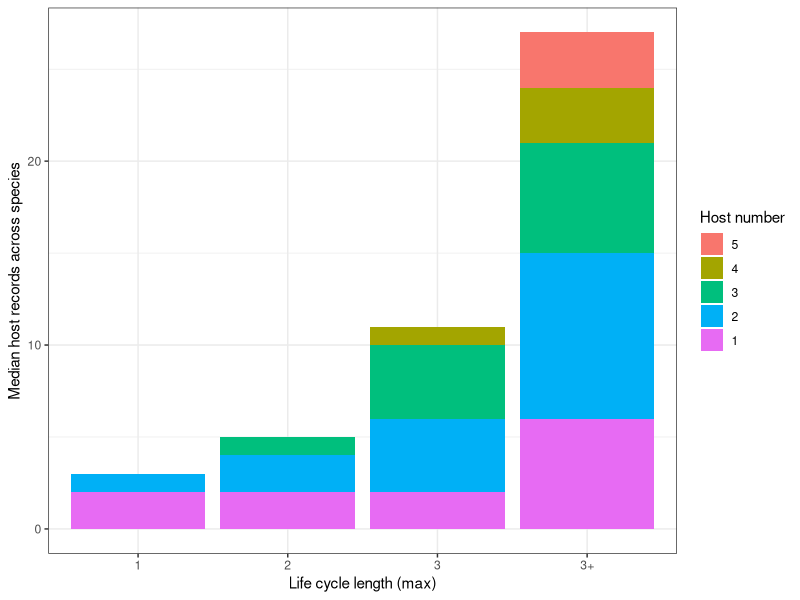
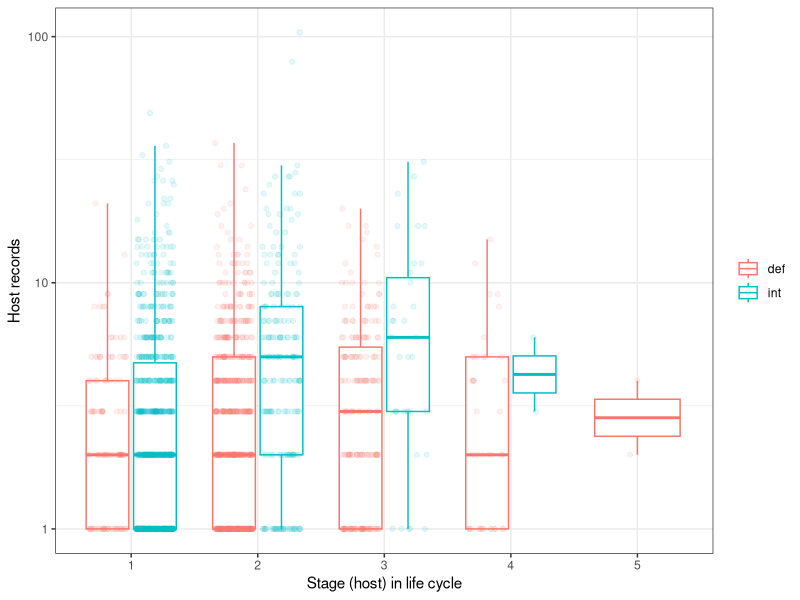
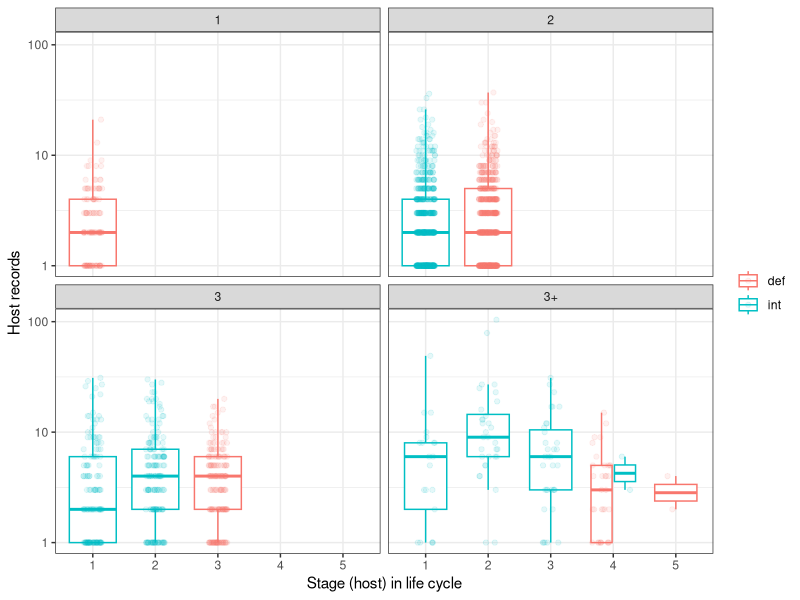
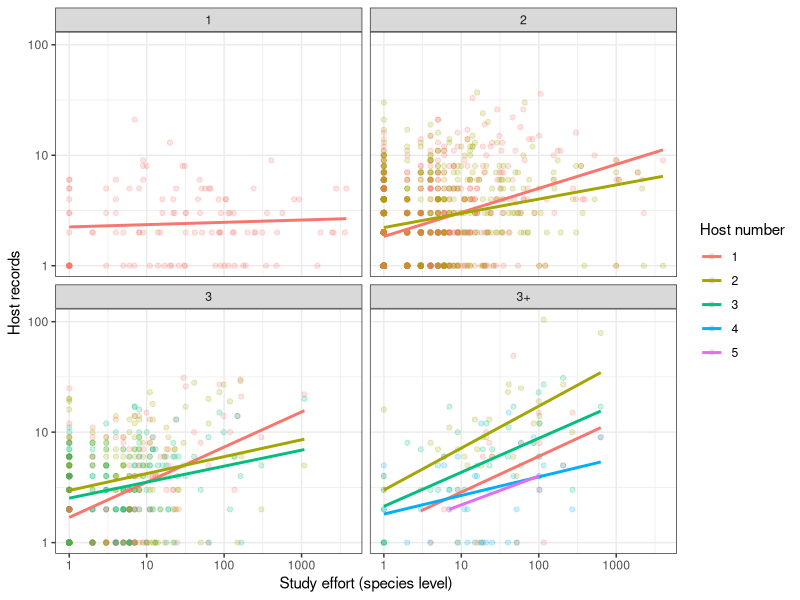

R code for these plots, in order: (Note: a time limit stopped this script after it produced the figures.)
## ---- chunk 1
library(ggplot2)
library(dplyr)
library(tidyr)
library(ape)
knitr::opts_chunk$set(echo = FALSE, warning = FALSE, message = FALSE)
options(stringsAsFactors = FALSE)
theme_set(new = theme_bw())
## ---- chunk 2
hosts_per_stage <- read.csv(file = "../../data/stage_level_combined.csv", header = TRUE)
## ---- chunk 3
tax.ranks <- c('genus', 'family', 'order', 'class', 'phylum') # for axis label
## ---- chunk 4
# then average species averages for
hosts_per_cycle_type <- group_by(hosts_per_stage, lcl_max_fac, Host.no)%>%
  summarize(med_num_hosts_lcdb = median(num_hosts_lcdb, na.rm = T))
hosts_per_cycle_type <- mutate(hosts_per_cycle_type, Host.no_fac = factor(Host.no, levels = c("5", "4", "3", "2", "1")))
## ---- chunk 5
ggplot(hosts_per_cycle_type, aes(x = lcl_max_fac, y = med_num_hosts_lcdb, fill = Host.no_fac)) +
  geom_col() + 
  labs(x = "Life cycle length (max)", y = "Median host records across species", fill = "Host number")
## ---- chunk 6
ggplot(hosts_per_stage, aes(x = factor(Host.no), y = num_hosts_lcdb, color = Def.int)) + 
  geom_boxplot(outlier.color = NA) +
  geom_point(alpha = 0.1, position = position_jitterdodge(jitter.width = 0.3, jitter.height = 0)) +
  scale_y_log10() +
  labs(x = "Stage (host) in life cycle", y = "Host records") +
  theme(legend.title = element_blank())
## ---- chunk 7
ggplot(filter(hosts_per_stage, Facultative != 'postcyclic'), # post-cyclic hosts removed
       aes(x = factor(Host.no), y = num_hosts_lcdb, color = Def.int)) + 
  geom_boxplot(outlier.color = NA) +
  geom_point(alpha = 0.1, position = position_jitterdodge(jitter.width = 0.3, jitter.height = 0)) +
  scale_y_log10() +
  labs(x = "Stage (host) in life cycle", y = "Host records") +
  facet_wrap(~lcl_max_fac, nrow = 2)+ 
  theme(legend.title = element_blank())
## ---- chunk 8
ggplot(filter(hosts_per_stage, Facultative != 'postcyclic'),
       aes(x = study_effort+1, y = num_hosts_lcdb, color = factor(Host.no))) + 
  geom_point(alpha = 0.2) + geom_smooth(se = F, method = 'lm') +
  scale_x_log10() + scale_y_log10() +
  facet_wrap(~lcl_max_fac, nrow = 2) +
  labs(x = "Study effort (species level)", y = "Host records", color = "Host number")
## ---- chunk 9
hosts_per_stage <- mutate(hosts_per_stage, Host_no_fac = if_else(Host.no > 4, as.integer(4), Host.no))%>%
  mutate(Host_no_fac = factor(Host_no_fac))
## ---- chunk 10
num_sp_analyzed <- filter(hosts_per_stage, Facultative != 'postcyclic', !is.na(hsi_lcdb_suspcious_rem))
length(unique(num_sp_analyzed$Parasite.species))
## ---- chunk 11
dim(select(num_sp_analyzed, Parasite.species, Stage))[1]
## ---- chunk 12
sum(num_sp_analyzed$num_hosts_suspicious_removed)
## ---- chunk 13
# center log-transformed study effort
hosts_per_stage <- mutate(hosts_per_stage, zstudy_effort = 
                log10(study_effort+1) - mean( log10(study_effort+1), na.rm=T))
hosts_per_stage$obs <- factor(1:length(hosts_per_stage$Parasite.species)) # observation level effect for quantifying overdispersion
## ---- chunk 14
library(lme4)
## ---- chunk 15
# # LMM, untransformed y
reg1x <- lmer(num_hosts_suspicious_removed ~ zstudy_effort + Def.int * Host_no_fac +
               (1|Parasite.species) + (1|parasite_genus) + (1|parasite_family) +
               (1|parasite_order) + (1|parasite_class) + (1|parasite_phylum),
            data = filter(hosts_per_stage, Facultative != 'postcyclic', !is.na(hsi_lcdb_suspcious_rem))
            )
# # LMM, transformed y
reg2x <- lmer(log10(num_hosts_suspicious_removed) ~ zstudy_effort + Def.int * Host_no_fac +
               (1|Parasite.species) + (1|parasite_genus) + (1|parasite_family) +
               (1|parasite_order) + (1|parasite_class) + (1|parasite_phylum),
            data = filter(hosts_per_stage, Facultative != 'postcyclic', !is.na(hsi_lcdb_suspcious_rem))
            )
# # GLMM, Poisson
reg3x <- glmer(num_hosts_suspicious_removed ~ zstudy_effort + Def.int * Host_no_fac +
               (1|Parasite.species) + (1|parasite_genus) + (1|parasite_family) +
               (1|parasite_order) + (1|parasite_class) + (1|parasite_phylum),
            data = filter(hosts_per_stage, Facultative != 'postcyclic', !is.na(hsi_lcdb_suspcious_rem)),
            family = 'poisson'
            )
# GLMM, Neg Binom
reg4x <- glmer.nb(num_hosts_suspicious_removed ~ zstudy_effort + Def.int * Host_no_fac +
               (1|Parasite.species) + (1|parasite_genus) + (1|parasite_family) +
               (1|parasite_order) + (1|parasite_class) + (1|parasite_phylum),
            data = filter(hosts_per_stage, Facultative != 'postcyclic', !is.na(hsi_lcdb_suspcious_rem))
            )
# 
# # GLMM, Poiss OD
reg5x <- glmer(num_hosts_suspicious_removed ~ zstudy_effort + Def.int * Host_no_fac +
              (1|Parasite.species) + (1|parasite_genus) + (1|parasite_family) + 
              (1|parasite_order) + (1|parasite_class) + (1|parasite_phylum) +
              (1|obs),
           data = filter(hosts_per_stage, Facultative != 'postcyclic', !is.na(hsi_lcdb_suspcious_rem)),
           family = 'poisson'
           )
## ---- chunk 16
tx <- reg1x@frame
tx2 <- reg2x@frame
tx3 <- reg3x@frame
tx4 <- reg4x@frame
tx$preds <- predict(reg1x)
tx2$preds <- 10^(predict(reg2x))
tx3$preds <- exp(predict(reg3x))
tx4$preds <- exp(predict(reg4x))
tx <- rename(tx, generalism = num_hosts_suspicious_removed)
tx2 <- rename(tx2, generalism = `log10(num_hosts_suspicious_removed)`)
tx3 <- rename(tx3, generalism = num_hosts_suspicious_removed)
tx4 <- rename(tx4, generalism = num_hosts_suspicious_removed)
tx$model <- 'LMM'
tx2$model <- 'LMM, log(Y)'
tx3$model <- 'GLMM, Poisson'
tx4$model <- 'GLMM, NB'
tx2 <- mutate(tx2, generalism = 10^(generalism))
# tx3 <- mutate(tx3, preds = exp(preds))
# tx4 <- mutate(tx4, preds = exp(preds))
# tx5 <- mutate(tx5, preds = exp(preds))

tx <- bind_rows(tx, tx2, tx3, tx4)
rm(tx2, tx3, tx4)
## ---- chunk 17
ggplot(tx, aes(y = preds, x = generalism, color = model)) +
  geom_point(aes(), alpha = 0.1) +
  geom_abline(intercept = 0, slope = 1, linetype = 'dashed', size = 1.5) +
  geom_smooth(se = F) +
  labs(x = "Observed", y = "Predicted")
## ---- chunk 18
ggplot(tx, aes(y = preds, x = generalism, color = model)) +
  geom_point(aes(), alpha = 0.1) +
  geom_abline(intercept = 0, slope = 1, linetype = 'dashed', size = 1.5) +
  geom_smooth(se = F) +
  labs(x = "Observed", y = "Predicted") +
  scale_x_log10(limits = c(1,300), breaks = c(1, 10, 50, 100, 300)) +
  scale_y_log10(limits = c(1,300), breaks = c(1, 10, 50, 100, 300))
## ---- chunk 19
ggplot(tx, aes(y = generalism - preds, x = preds, color = model)) +
  geom_point(aes(), alpha = 0.2) +
  geom_abline(intercept = 0, slope = 0) + 
  facet_wrap(~model) +
  labs(x = "Fitted values", y = "Unstandardized Residuals")
   
## ---- chunk 20
tx_preds <- dplyr::select(tx, Host_no_fac, Def.int, hosts = preds, model)
tx_obs <- filter(tx, model == "LMM")%>%
  dplyr::select(Host_no_fac, Def.int, hosts = generalism, model)
tx_obs$model <- "observed"

txx <- bind_rows(tx_preds, tx_obs)
## ---- chunk 21
ggplot(txx, aes(x = hosts, fill = model)) +
  geom_density() +
  facet_wrap(~model, ncol = 1) 
## ---- chunk 22
ggplot(filter(txx, model == 'observed'),
       aes(x = hosts)) +
  geom_density(color = 'black', size = 2) +
  geom_density(data = filter(txx, model != 'observed'), 
               aes(color = model), size = 1) +
  scale_x_log10() +
  theme(panel.grid.minor = element_blank())
## ---- chunk 23
ggplot(txx, aes(y = hosts, x = Host_no_fac, fill = model)) +
  geom_boxplot(outlier.colour = NA) +
  geom_point(alpha = 0.1, position = position_jitterdodge(jitter.height = 0, jitter.width = 0.05), shape = 21) +
  facet_wrap(~Def.int) +
  scale_y_log10(limits = c(1,100), breaks = c(1, 10, 50, 100)) 
## ---- chunk 24
re <- as.data.frame(ranef(reg1x))
num_re <- length(re$grpvar)

re <- bind_rows(re, 
          as.data.frame(ranef(reg2x)),
          as.data.frame(ranef(reg3x)),
          as.data.frame(ranef(reg4x)))

re$model <- rep(c("LMM", "LMM, log(y)", "GLMM, Poisson", "GLMM, NB"), each = num_re)
## ---- chunk 25
ggplot(filter(re, grpvar == 'parasite_family'),
       aes(x = condval)) + 
  geom_density(aes(color = model), size = 1) +
  facet_wrap(~model, scales = 'free') +
  labs(title = "Random effects - family level", x = "posterior means")
## ---- chunk 26
ggplot(filter(re, grpvar == 'parasite_genus'),
       aes(x = condval)) + 
  geom_density(aes(color = model), size = 1) +
  facet_wrap(~model, scales = 'free') +
  labs(title = "Random effects - genus level", x = "posterior means") 
  # coord_cartesian(xlim = c(-2.5,2.5))
## ---- chunk 27
summary(reg5x)
## ---- chunk 28
anova(reg3x, reg5x)
## ---- chunk 29
r <- residuals(reg3x, type = 'pearson', method = 'predict')
r_df <- 1964-(8+6) # n - parameters in model
cat("Dispersion factor:", as.character( round(sum(r^2)/r_df, 2)))
## ---- chunk 30
rm(r, r_df)
## ---- chunk 31
nd <- select(tx, Def.int, Host_no_fac)%>%arrange(Host_no_fac)%>%distinct()
nd$zstudy_effort <- 0

txy <- data.frame(LMM = predict(reg1x, newdata = nd, re.form = NA),
                  LMM2 = 10^predict(reg2x, newdata = nd, re.form = NA),
                  GLMM = exp(predict(reg3x, newdata = nd, re.form = NA)),
                  GLMM2 = exp(predict(reg4x, newdata = nd, re.form = NA)),
                  GLMMOD = exp(predict(reg5x, newdata = nd, re.form = NA)),
                  Def.int = nd$Def.int, Host_no_fac = nd$Host_no_fac)
txy <- txy%>%gather(key = "model", value = "predicted", LMM:GLMMOD)
## ---- chunk 32
ggplot(filter(hosts_per_stage, Facultative != 'postcyclic'), # post-cyclic hosts removed
       aes(x = Host_no_fac, y = num_hosts_suspicious_removed)) + 
  geom_boxplot(outlier.color = NA) +
  # geom_point(alpha = 0.1, position = position_jitterdodge(jitter.width = 0.3, jitter.height = 0)) +
  scale_y_log10() +
  labs(x = "Stage (host) in life cycle", y = "Host records") +
  facet_grid(~Def.int, space = 'free', scales = 'free_x') +
  theme(legend.title = element_blank()) +
  geom_point(data = filter(txy, grepl('GLMM', model)), 
            aes(color = model, x = Host_no_fac, y = predicted), 
            alpha = 1, size = 2,
            position = position_dodge()) +

  scale_color_discrete(labels = c("Poisson", "Neg. Binom.", "Poisson, OD")) +
  guides(size = FALSE) +
  theme(panel.grid.minor = element_blank(),
        panel.grid.major.x = element_blank())

## ---- chunk 33
# # can re-run GLMER models if needed, e.g to do likelihood ratio tests
reg0f <- glmer(num_hosts_suspicious_removed ~ 1 + (1|obs),
            data = filter(hosts_per_stage, Facultative != 'postcyclic', !is.na(hsi_lcdb_suspcious_rem)),
            REML=T,
            family = 'poisson'
            )
reg1f <- update(reg0f, . ~ . + (1|Parasite.species) ) # add within-species RE
reg2f <- update(reg1f, . ~ . + (1|parasite_genus) + (1|parasite_family) + (1|parasite_order) + (1|parasite_class) + (1|parasite_phylum)) # add taxonomy
reg3f <- update(reg2f, . ~ . + zstudy_effort) # add study effort (species level predictor)
reg4f <- update(reg3f, . ~ . + Def.int) # distinguish adults and larvae
reg5f <- update(reg4f, . ~ . + Host_no_fac) # distinguish worms in 1st, 2nd host, etc.
reg6f <- update(reg5f, . ~ . + Host_no_fac*Def.int) # distinguish adults in 1st, 2nd host from larvae in 1st, 2nd host, etc.
## ---- chunk 34
anova(reg0f, reg1f, reg2f, reg3f, reg4f, reg5f, reg6f)
## ---- chunk 35
summary(reg6f)
## ---- chunk 36
## function to calculate r2 for GLMER models
b0 <- fixef(reg2f)
varD <- log(1 + 1/exp(b0)) # distribution specific variance
rm(b0)

r2_glmm_tax <- function(model) {
  # take in compound poisson mixed model, return marginal and conditional R2, ala Nakagawa et al. 2017
  # marginal r2 is just fixed effects
  # condition r2 is fixed and rand effects combined
  
  # model call
  call <- as.character(model@call)[2]

  # parameter estimates and df
  fixed_param <- fixef(model)
  df <- length(fixed_param) - 1

  # variance due to fixed effects
  pred <- as.vector(model.matrix(model) %*% fixed_param) # predicteds on basis of just fixed effects
  varF <- var(pred)


  # variance due to rand effects
  vc <- as.data.frame(VarCorr(model))
  varE <- filter(vc, grp == "obs")$vcov # residual var
  vc <- filter(vc, grp != "obs")
  varR <- sum(vc$vcov) # random effect var
  varSp <- filter(vc, grp == "Parasite.species")$vcov

  # marginal r2
  mr2 <- varF/(varF + varR + varE + varD)

  # conditional r2
  cr2 <- (varF + varR)/(varF + varR + varE + varD)
  # within-species variation
  if(length(varSp) == 1) {
    vsp <- varSp/(varF + varR + varE + varD)
    } else {
      vsp <- 0
    }

  # output
  out_frame <- data_frame(call = call, df = df, marg_r2 = round(mr2, 3), cond_r2 = round(cr2,3), sp_var_explained = round(vsp,3))
  return(out_frame)
}
## ---- chunk 37
mod_list <- list(reg1f, reg2f, reg3f, reg4f, reg5f, reg6f)
if(exists("r2_table")){rm(r2_table)}
i <- 1
for(model in mod_list){
  if(i == 1){
    r2_table <- r2_glmm_tax(model)
  } else {
    r2_table <- rbind(r2_table, r2_glmm_tax(model))
  }
  i <- i + 1
}


r2_table <- mutate(r2_table, tax_var_explained = cond_r2 - marg_r2, df_used = df - lag(df))
r2_table$step <- c("within-species", "taxonomy", "study effort", "stage function", "host number", "stage x host num")
r2_table <- dplyr::select(r2_table, step, df_used, marg_r2, cond_r2, sp_var_explained, tax_var_explained)
r2_table
## ---- chunk 38
# parameter estimates and df
fixed_param <- fixef(reg6f)
df <- length(fixed_param) - 1

# variance due to fixed effects
pred <- as.vector(model.matrix(reg6f) %*% fixed_param) # predicteds on basis of just fixed effects
varF <- var(pred)


# variance due to rand effects
vc <- as.data.frame(VarCorr(reg6f))
varE <- filter(vc, grp == "obs")$vcov # residual var
vc <- filter(vc, grp != "Residual")
varR <- sum(vc$vcov) # random effect var

vc$fixed <- varF
vc$resid <- varE + varD
vc$rand <- varR

vc <- filter(vc, grp != 'obs')%>%
  mutate(prop_explained = vcov/(fixed + resid + rand))
vc$tax_level <- factor(c('species', tax.ranks), levels = c('species', tax.ranks))
ggplot(vc, aes(x = tax_level, y = prop_explained)) +
  geom_point() +
  labs(x = "Parasite taxonomic level", y = "Proportion variance explained")
## ---- chunk 39
# forwards taxa
reg0t <- glmer(num_hosts_suspicious_removed ~ zstudy_effort + Def.int * Host_no_fac + (1|obs) + (1|Parasite.species),
            data = filter(hosts_per_stage, Facultative != 'postcyclic', !is.na(hsi_lcdb_suspcious_rem)),
            REML=T,
            family = 'poisson'
            )
reg1t <- update(reg0t, . ~ . + (1|parasite_genus))
reg2t <- update(reg1t, . ~ . + (1|parasite_family))
reg3t <- update(reg2t, . ~ . + (1|parasite_order))
reg4t <- update(reg3t, . ~ . + (1|parasite_class))
reg5t <- update(reg4t, . ~ . + (1|parasite_phylum))

# anova(reg0t, reg1t, reg2t, reg3t, reg4t, reg5t)

mod_list <- list(reg0t, reg1t, reg2t, reg3t, reg4t, reg5t)
if(exists("r2_table")){rm(r2_table)}
i <- 1
for(model in mod_list){
  if(i == 1){
    r2_table <- r2_glmm_tax(model)
  } else {
    r2_table <- rbind(r2_table, r2_glmm_tax(model))
  }
  i <- i + 1
}

r2_tablex <- mutate(r2_table, tax_var_explained = cond_r2 - marg_r2, df_used = df - lag(df))
r2_tablex$step <- c("species", "genus", "family","order", "class", "phylum")
r2_tablex <- dplyr::select(r2_tablex, step, df_used, marg_r2, cond_r2, tax_var_explained)
r2_tablex

## ---- chunk 40
# backwards taxa
reg0t <- glmer(num_hosts_suspicious_removed ~ zstudy_effort + Def.int * Host_no_fac + (1|obs) + (1|parasite_phylum),
            data = filter(hosts_per_stage, Facultative != 'postcyclic', !is.na(hsi_lcdb_suspcious_rem)),
            REML=T,
            family = 'poisson'
            )
reg1t <- update(reg0t, . ~ . + (1|parasite_class))
reg2t <- update(reg1t, . ~ . + (1|parasite_order))
reg3t <- update(reg2t, . ~ . + (1|parasite_family))
reg4t <- update(reg3t, . ~ . + (1|parasite_genus))
reg5t <- update(reg4t, . ~ . + (1|Parasite.species))
# anova(reg0t, reg1t, reg2t, reg3t, reg4t, reg5t)

mod_list <- list(reg0t, reg1t, reg2t, reg3t, reg4t, reg5t)
if(exists("r2_table")){rm(r2_table)}
i <- 1
for(model in mod_list){
  if(i == 1){
    r2_table <- r2_glmm_tax(model)
  } else {
    r2_table <- rbind(r2_table, r2_glmm_tax(model))
  }
  i <- i + 1
}

r2_tabley <- mutate(r2_table, tax_var_explained = cond_r2 - marg_r2, df_used = df - lag(df))
r2_tabley$step <- rev(c("species", "genus", "family","order", "class", "phylum"))
r2_tabley <- dplyr::select(r2_tabley, step, df_used, marg_r2, cond_r2, tax_var_explained)
r2_tabley
## ---- chunk 41
r2_tablex$approach <- 'up taxonomic tree'
r2_tabley$approach <- 'down taxonomic tree'
r2_tablex$levels <- 1:6
r2_tabley$levels <- 1:6
r2_tax <- bind_rows(r2_tablex, r2_tabley)

r2_tax <- mutate(r2_tax, label_pos = if_else(approach == "up taxonomic tree", tax_var_explained + 0.01, tax_var_explained - 0.01))

## ---- chunk 42
syc <- ggplot(r2_tax, aes(x = levels, y = tax_var_explained, color = approach)) +
  geom_path() +
  geom_label(aes(label = step)) +
  labs(x = "Taxonomic levels in model", y = "Proportion of variation explained by taxonomy", title = "Stage-level, number of host species") +
  scale_x_continuous(expand = expand_scale(mult = 0, add = 0.5)) +
  theme(panel.grid.minor = element_blank()) +
  guides(color = FALSE)
syc
# ggsave(syc, filename = "../../figs/FigSYc.png", device = 'png', width = 4.5, height = 4.5)
ggsave(syc, filename = "../../figs/FigSYc.svg", device = 'svg', width = 4.5, height = 4.5)
## ---- chunk 43
rx <- ranef(reg5f)$parasite_family
names(rx) <- 're'
rx$family <- row.names(rx)
# qplot(rx$re)
## ---- chunk 44
rx <- arrange(rx, desc(re))
rx <- mutate(rx, re_quantile = if_else(re > quantile(re, probs = 0.9), "top 10%", 
                                       if_else(re < quantile(re, probs = 0.1), "bottom 10%", "middle 80%")))
filter(rx, re_quantile == "top 10%")%>%
  arrange(desc(re))%>%
  left_join(select(hosts_per_stage, parasite_family, parasite_phylum)%>%distinct(), 
            by = c('family' = 'parasite_family'))
## ---- chunk 45
filter(rx, re_quantile == "bottom 10%")%>%
  arrange(re)%>%
  left_join(select(hosts_per_stage, parasite_family, parasite_phylum)%>%distinct(), 
            by = c('family' = 'parasite_family'))
## ---- chunk 46
top_ten <- filter(rx, re_quantile == "top 10%")$family
bot_ten <- filter(rx, re_quantile == "bottom 10%")$family

hosts_per_stage <- mutate(hosts_per_stage, tax_eff = if_else(parasite_family %in% top_ten, "in top 10% family", 
                                     if_else(parasite_family %in% bot_ten, "in bottom 10% family", "in mid 80% family")))
## ---- chunk 47
ggplot(hosts_per_stage, aes(y = num_hosts_suspicious_removed, x = Host_no_fac)) +
  geom_boxplot(outlier.color = NA) +
  geom_point(aes(color = tax_eff, alpha = tax_eff),
             position = position_jitter(width = 0.2, height = 0)) +
  scale_alpha_manual(values = c(0.8,0.1,0.8)) +
  scale_y_log10() +
  facet_wrap(~Def.int)+
  labs(x = "Life cycle length (max)", y = "Host range (LCDB + NHM)")
## ---- chunk 48
 ggplot( filter(hosts_per_stage, tax_eff != 'in mid 80% family')%>%
          mutate(parasite_family = factor(parasite_family, levels = rx$family)),
        aes(x = parasite_family, y = num_hosts_suspicious_removed, color = tax_eff)) +
  geom_boxplot() +
  scale_y_log10() +
  labs(x = NULL, y = "Host species per stage", color = NULL) +
  coord_flip() 
## ---- chunk 49
# predictions
hps2 <- filter(hosts_per_stage, Facultative != 'postcyclic', !is.na(hsi_lcdb_suspcious_rem))
hps2$best_mod_preds <- exp(predict(reg5f, re.form = NA)) # add preds from best model
fam_exp <- hps2%>%group_by(parasite_family, Host_no_fac)%>%
  summarize(observed = median(num_hosts_suspicious_removed, na.rm = T),
            predicted = median(best_mod_preds, na.rm = T),
            n = n())
fam_exp <- mutate(fam_exp, tax_eff = if_else(parasite_family %in% top_ten, "in top 10% family", 
                                     if_else(parasite_family %in% bot_ten, "in bottom 10% family", "in mid 80% family")))%>%
  mutate(fam_resid = observed - predicted)

fam_exp <- gather(fam_exp, key = "obs_pred", value = "hosts", observed:predicted)
## ---- chunk 50
ggplot(filter(hosts_per_stage, parasite_family %in% rx$family[1:12], Facultative != 'postcyclic')%>%
          mutate(parasite_family = factor(parasite_family, levels = rx$family)),
       aes(x = Host_no_fac, y = num_hosts_suspicious_removed)) +
  geom_boxplot() +
  geom_point(data = ungroup(fam_exp)%>%
               filter(parasite_family %in% rx$family[1:12], obs_pred == 'predicted')%>%
               mutate(parasite_family = factor(parasite_family, levels = rx$family)),
             aes(x = Host_no_fac, y = hosts, color = obs_pred),
             color = 'red', size = 2) +
  scale_y_log10() +
  labs(x = "Host in cycle", y = "Host species per stage", title = "Generalist families") +
  facet_wrap(~parasite_family)
## ---- chunk 51
sx <- ggplot(filter(hosts_per_stage, parasite_family %in% rx$family[1:12], Facultative != 'postcyclic')%>%
          mutate(parasite_family = factor(parasite_family, levels = rx$family)),
       aes(x = Host_no_fac, y = num_hosts_suspicious_removed)) +
  geom_boxplot() +
  geom_point(data = ungroup(fam_exp)%>%
               filter(parasite_family %in% rx$family[1:12], obs_pred == 'predicted')%>%
               mutate(parasite_family = factor(parasite_family, levels = rx$family)),
             aes(x = Host_no_fac, y = hosts, color = obs_pred),
             color = 'red', size = 2) +
  scale_y_log10() +
  labs(x = "Host in cycle", y = "Host species per stage") +
  facet_wrap(~parasite_family) +
  theme(panel.grid.minor = element_blank(),
        panel.grid.major.x = element_blank())
ggsave(sx, filename = "../../figs/FigSZ.png", device = 'png', width = 7, height = 7)
## ---- chunk 52
rx <- arrange(rx, re)
ggplot(filter(hosts_per_stage, parasite_family %in% rx$family[1:12], Facultative != 'postcyclic')%>%
          mutate(parasite_family = factor(parasite_family, levels = rx$family)),
       aes(x = Host_no_fac, y = num_hosts_suspicious_removed)) +
  geom_boxplot() +
  geom_point(data = ungroup(fam_exp)%>%
               filter(parasite_family %in% rx$family[1:12], obs_pred == 'predicted')%>%
               mutate(parasite_family = factor(parasite_family, levels = rx$family)),
             aes(x = Host_no_fac, y = hosts, color = obs_pred),
             color = 'red', size = 2) +
  scale_y_log10() +
  labs(x = "Host in cycle", y = "Host species per stage", title = "Specialist families") +
  facet_wrap(~parasite_family)
## ---- chunk 53
hosts_per_stage <- mutate(hosts_per_stage, stagex = paste0(Host_no_fac,"_", Def.int))%>%
  mutate(stagex_fam1 = paste0(parasite_family, "_", Host_no_fac), # stage = fam x host number
         stagex_fam2 = paste0(parasite_family, "_", stagex)) # stage = fam x host number x def_int
## ---- chunk 54
# reg7f <- update(reg6f, . ~ . + (1|stagex_fam1) - (1|parasite_family)) # does allowing a stage x parasite fam interaction improve model?
reg7f <- update(reg6f, . ~ . + (1|stagex_fam2) - (1|parasite_family)) # does allowing a stage x parasite fam interaction improve model?
anova(reg6f, reg7f)
## ---- chunk 55
mod_list <- list(reg1f, reg2f, reg3f, reg4f, reg5f, reg6f, reg7f)
if(exists("r2_table")){rm(r2_table)}
i <- 1
for(model in mod_list){
  if(i == 1){
    r2_table <- r2_glmm_tax(model)
  } else {
    r2_table <- rbind(r2_table, r2_glmm_tax(model))
  }
  i <- i + 1
}

r2_table <- mutate(r2_table, tax_var_explained = cond_r2 - marg_r2, df_used = df - lag(df))
r2_table$step <- c("within-species", "taxonomy", "study effort", "stage function", "host number", "stage x host num", "stage x parasite family")
r2_table <- dplyr::select(r2_table, step, df_used, marg_r2, cond_r2, tax_var_explained)
r2_table
## ---- chunk 56
fixed_param <- fixef(reg7f)
df <- length(fixed_param) - 1

# variance due to fixed effects
pred <- as.vector(model.matrix(reg7f) %*% fixed_param) # predicteds on basis of just fixed effects
varF <- var(pred)


# variance due to rand effects
vc <- as.data.frame(VarCorr(reg7f))
varE <- filter(vc, grp == "obs")$vcov # residual var
vc <- filter(vc, grp != "Residual")
varR <- sum(vc$vcov) # random effect var

vc$fixed <- varF
vc$resid <- varE + varD
vc$rand <- varR

vc <- filter(vc, grp != 'obs')%>%
  mutate(prop_explained = vcov/(fixed + resid + rand))
vc$tax_level <- factor(c('species', tax.ranks), levels = c('species', tax.ranks))
ggplot(vc, aes(x = tax_level, y = prop_explained)) +
  geom_point() +
  labs(x = "Parasite taxonomic level", y = "Proportion variance explained")
## ---- chunk 57
summary(reg7f)
## ---- chunk 58
fx <- data.frame(fe1 = fixef(reg6f), fe2 = fixef(reg7f), param = names(fixef(reg1x)))
ggplot(fx, aes(x = fe1, y = fe2)) + 
  geom_point() +
  geom_text(aes(label = param)) +
  geom_smooth(method = lm, se = F) +
  # geom_abline(intercept = 0, slope = 1, linetype = 'dashed') +
  labs(x = "Fixed effx, taxonomic random effects", y = "Fixed effx, stage x taxonomy interaction")
## ---- chunk 59
rx <- ranef(reg7f)$stagex_fam
names(rx) <- 're'
rx$family <- row.names(rx)
# qplot(rx$re)
## ---- chunk 60
rx <- arrange(rx, desc(re))
rx <- mutate(rx, re_quantile = if_else(re > quantile(re, probs = 0.9), "top 10%", 
                                       if_else(re < quantile(re, probs = 0.1), "bottom 10%", "middle 80%")))
filter(rx, re_quantile == "top 10%")%>%
  arrange(desc(re))
## ---- chunk 61
filter(rx, re_quantile == "bottom 10%")%>%
  arrange(re)
## ---- chunk 62
rxx <- mutate(rx, Family = substr(family, start = 1, stop = regexpr("_", family)-1),
              Host_number = substr(family, start = regexpr("_", family)+1, stop = regexpr("_", family)+1),
              DI = substr(family, start = regexpr("_", family)+3, stop = nchar(family)),
              re = round(re, 3))
rxx <- mutate(rxx, Stage = if_else(DI == 'int', paste(Host_number, "(I)"), paste(Host_number, "(D)")))
rxx <- select(rxx, Family, Stage, Random_effect = re)
write.csv(rxx, file = "generalist_stages_host_range_TableS2.csv", row.names = FALSE)
